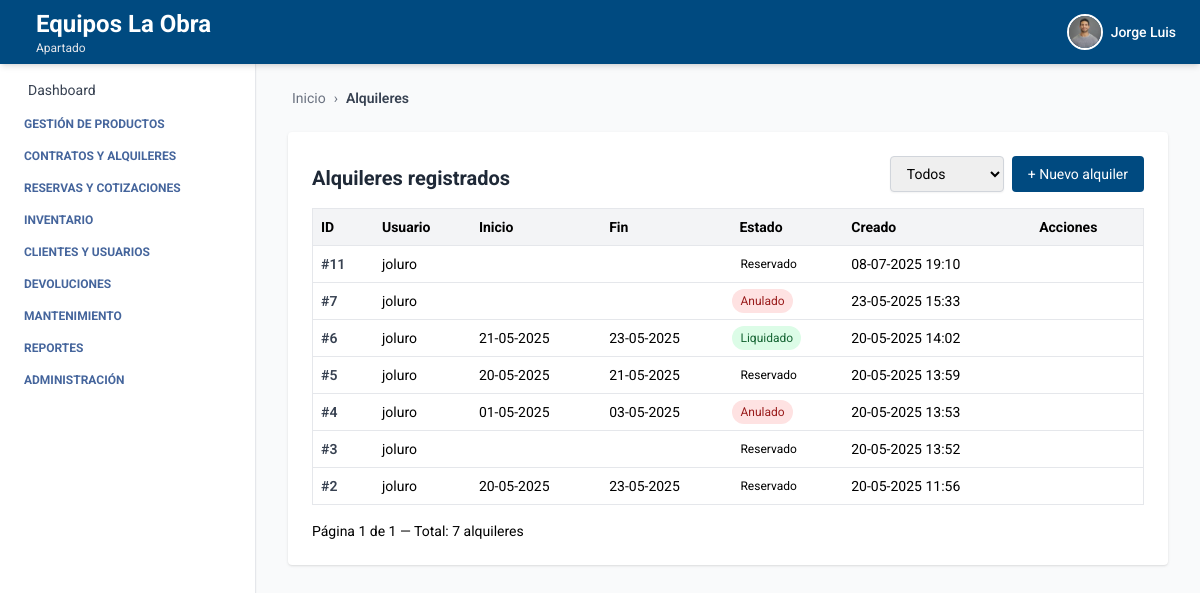
Before: /alquiler/ (signed in) with the older database file.
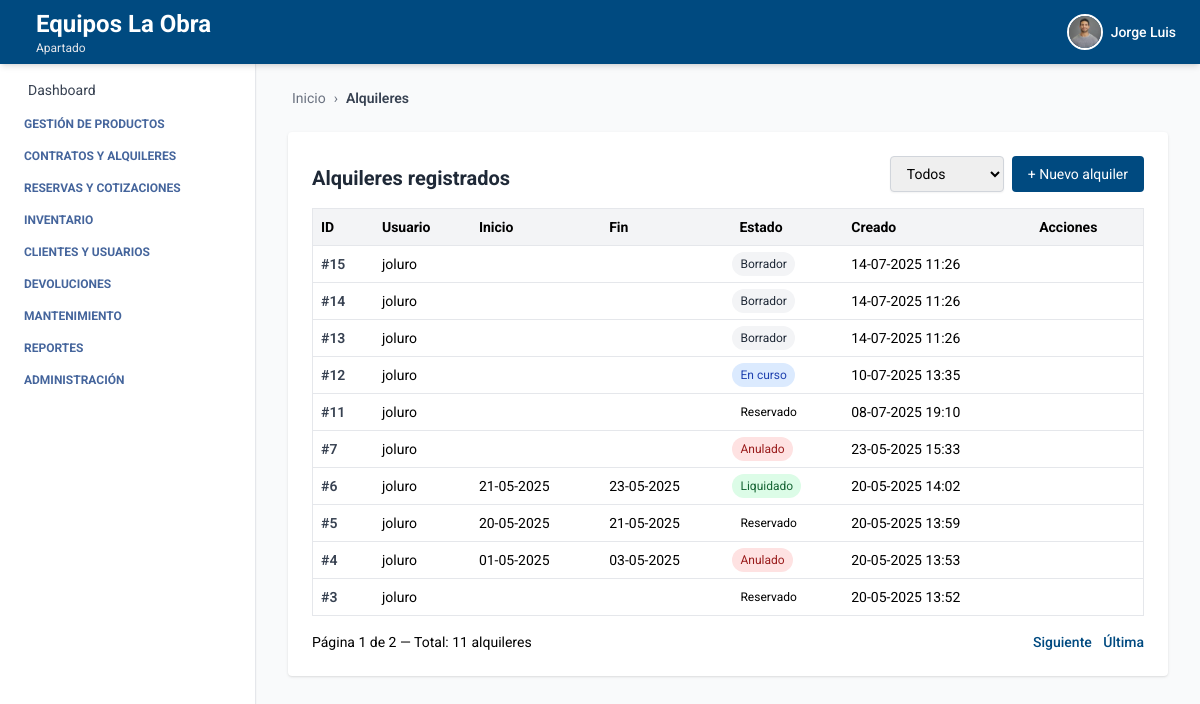
After: the same page with the newer database file.
### alquiler/models.py (models this page shows, shortened)
class Alquiler(models.Model):
    ESTADOS_ALQUILER = [
        ('cotizacion', 'Cotización'),
        ('borrador', 'Borrador'),
        ('reservado', 'Reservado'),
        ('en_curso', 'En curso'),
        ('liquidado', 'Liquidado'),
        ('anulado', 'Anulado'),
    ]
    usuario = models.ForeignKey(
        settings.AUTH_USER_MODEL, on_delete=models.CASCADE)
    cliente = models.ForeignKey(
        Cliente, on_delete=models.PROTECT, related_name='alquileres', null=True, blank=True)
    fecha_inicio = models.DateField(null=True, blank=True)
    fecha_fin = models.DateField(null=True, blank=True)
    observaciones = models.TextField(blank=True)
    total = models.DecimalField(
        max_digits=10, decimal_places=2, default=0.0,
        help_text="Total cobro del alquiler"
    )
    estado = models.CharField(
        max_length=20, choices=ESTADOS_ALQUILER, default='borrador')
    descuento_general = models.DecimalField(
        max_digits=5, decimal_places=2, default=0.0,
        help_text="Descuento general en % sobre el total del alquiler"
    )
    created_at = models.DateTimeField(auto_now_add=True)
    updated_at = models.DateTimeField(auto_now=True)
    created_by = models.ForeignKey(
        settings.AUTH_USER_MODEL, on_delete=models.SET_NULL,
        null=True, blank=True, related_name='alquileres_creados_por'
    )
    updated_by = models.ForeignKey(
        settings.AUTH_USER_MODEL, on_delete=models.SET_NULL,
        null=True, blank=True, related_name='alquileres_actualizados_por'
    )

### autenticacion/models.py (models this page shows, shortened)
class Usuario(AbstractUser):
    telefono = models.CharField(max_length=20, blank=True, null=True)
    empresa = models.ForeignKey(Empresa, on_delete=models.SET_NULL, null=True, blank=True)
    sucursal = models.ForeignKey(Sucursal, on_delete=models.SET_NULL, null=True, blank=True)
    rol = models.ForeignKey(Rol, on_delete=models.SET_NULL, null=True, blank=True)
    ESTADOS = [
        ("activo", "Activo"),
        ("inactivo", "Inactivo"),
    ]
    estado = models.CharField(max_length=10, choices=ESTADOS, default="activo")
    foto_perfil = models.ImageField(upload_to='usuarios/img/', blank=True, null=True)
    groups = models.ManyToManyField(
        Group,
        related_name='usuarios',  # Evita conflicto con 'user_set'
        blank=True,
        help_text='The groups this user belongs to.',
        verbose_name='groups'
    )
    user_permissions = models.ManyToManyField(
        Permission,
        related_name='usuarios',  # Evita conflicto con 'user_set'
        blank=True,
        help_text='Specific permissions for this user.',
        verbose_name='user permissions'
    )

### alquiler/views_alquiler.py (the view)
# urls.py: path('', alquiler_list, name='alquiler_list'),
@login_required
def alquiler_list(request):
    estado = request.GET.get('estado', '')
    qs = Alquiler.objects.filter(usuario__sucursal=request.user.sucursal)
    if estado:
        qs = qs.filter(estado=estado)
    qs = qs.order_by('-created_at')
    paginator = Paginator(qs, 10)  # 10 alquileres por página
    page_number = request.GET.get('page')
    alquileres = paginator.get_page(page_number)
    return render(request, 'alquiler_list.html', {
        'alquileres': alquileres,
        'estado_filtro': estado,
        'breadcrumb_items': [('Alquileres', None)]
    })

### alquiler/templates/alquiler_list.html (shortened to what this page needs)
{% extends 'index.html' %}
{% load humanize %}
{% block breadcrumb %}
  {% include 'breadcrumb.html' with home='/' breadcrumbs=breadcrumb_items %}
{% endblock %}
{% block content %}
  <div class="max-w-6xl mx-auto mt-6 bg-white p-6 rounded shadow">
    <div class="flex justify-between items-end mb-4 flex-wrap gap-2">
  <h2 class="text-xl font-bold text-gray-800">Alquileres registrados</h2>
  <div class="flex gap-2 items-end">
    <form method="get" class="flex items-end">
      <div>
        <select name="estado"
              class="block w-full border border-gray-300 rounded px-3 py-2 text-sm shadow-sm focus:outline-none focus:ring-2 focus:ring-blue-300 focus:border-blue-500"
              onchange="this.form.submit()">
        <option value="">Todos</option>
      </select>
      </div>
    </form>
    <a href="{% url 'crear_alquiler' %}" class="bg-[var(--primary-color)] text-white px-4 py-2 rounded hover:bg-blue-700 transition text-sm">+ Nuevo alquiler</a>
  </div>
</div>
    <table class="min-w-full bg-white border border-gray-200 text-sm rounded">
      <thead class="bg-gray-100 text-left">
        <tr>
          <th class="p-2">ID</th>
          <th class="p-2">Usuario</th>
          <th class="p-2">Inicio</th>
          <th class="p-2">Fin</th>
          <th class="p-2">Estado</th>
          <th class="p-2">Creado</th>
          <th class="p-2">Acciones</th>
        </tr>
      </thead>
      <tbody>
        {% for a in alquileres %}
          <tr class="border-t">
            <td class="p-2 font-semibold text-gray-700">#{{ a.id }}</td>
            <td class="p-2">{{ a.usuario.username }}</td>
            <td class="p-2">{{ a.fecha_inicio|default:'—'|date:'d-m-Y' }}</td>
            <td class="p-2">{{ a.fecha_fin|default:'—'|date:'d-m-Y' }}</td>
            <td>
              <span class="inline-block text-xs px-2 py-1 rounded-full
                {% if a.estado == 'borrador' %}bg-gray-100 text-gray-800
                {% elif a.estado == 'en_curso' %}bg-blue-100 text-blue-800
                {% elif a.estado == 'con_abono' %}bg-yellow-100 text-yellow-800
                {% elif a.estado == 'liquidado' %}bg-green-100 text-green-800
                {% elif a.estado == 'anulado' %}bg-red-100 text-red-800
                {% endif %}">
                {{ a.get_estado_display }}
              </span>
            </td>
            <td class="p-2">{{ a.created_at|date:'d-m-Y H:i' }}</td>
            <td class="p-2">
            </td>
          </tr>
        {% empty %}
          <tr>
            <td colspan="7" class="p-4 text-center text-gray-500">No hay alquileres registrados.</td>
          </tr>
        {% endfor %}
      </tbody>
    </table>
    <div class="mt-4 flex justify-between items-center text-sm">
  <div>
    Página {{ alquileres.number }} de {{ alquileres.paginator.num_pages }} — Total: {{ alquileres.paginator.count }} alquileres
  </div>
  <div class="space-x-2">
    {% if alquileres.has_next %}
      <a href="?page={{ alquileres.next_page_number }}{% if estado_filtro %}&estado={{ estado_filtro }}{% endif %}" class="text-[var(--primary-color)] font-medium">Siguiente</a>
      <a href="?page={{ alquileres.paginator.num_pages }}{% if estado_filtro %}&estado={{ estado_filtro }}{% endif %}" class="text-[var(--primary-color)] font-medium">Última</a>
    {% endif %}
  </div>
</div>
  </div>
{% endblock %}

Changed rows visible on the page:
no longer on this page (row unchanged): Alquiler: id "2", usuario.username "joluro", fecha_inicio "20-05-2025", fecha_fin "23-05-2025", estado "Reservado", created_at "20-05-2025 11:56"
added Alquiler: id "15", usuario.username "joluro", estado "Borrador", created_at "14-07-2025 11:26"
added Alquiler: id "14", usuario.username "joluro", estado "Borrador", created_at "14-07-2025 11:26"
added Alquiler: id "13", usuario.username "joluro", estado "Borrador", created_at "14-07-2025 11:26"
added Alquiler: id "12", usuario.username "joluro", estado "En curso", created_at "10-07-2025 13:35"
Other visible differences:
{{ alquileres.paginator.num_pages }}: "1" → "2"
{{ alquileres.paginator.count }}: "7" → "11"
text now shown: "Siguiente Última"
